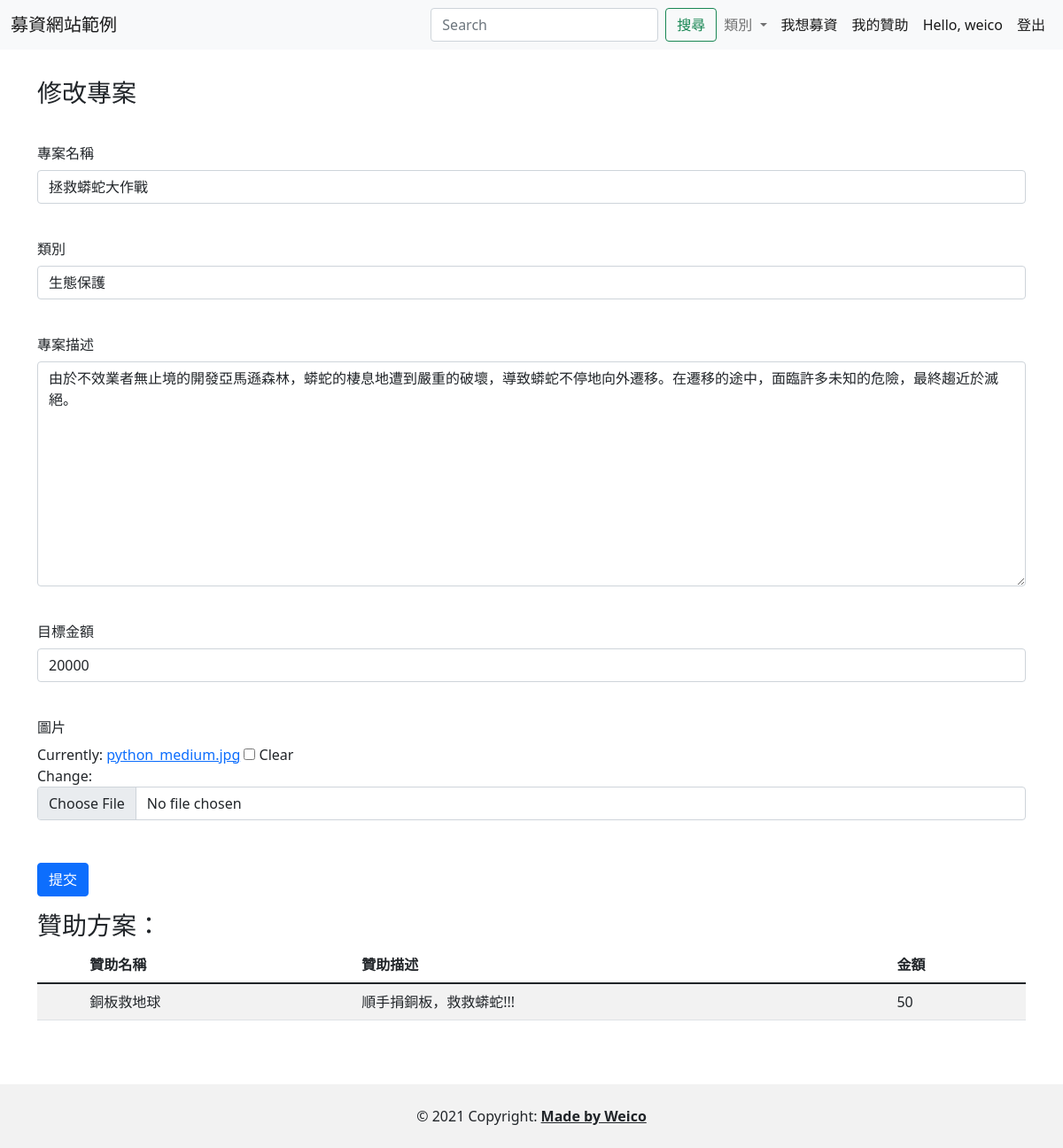
Page /project/update/1/ (signed in) on the committed database.
### project/models.py (models this page shows, shortened)
class Project(models.Model):
    STATUS = (
        ('draft', '尚未設定贊助方案'),
        ('published', '募資上架')
    )
    projectowner = models.ForeignKey(ProjectOwner,
                                     on_delete=models.CASCADE,
                                     related_name='projects')
    category = models.ForeignKey(Category,
                                 on_delete=models.CASCADE,
                                 related_name='projects')
    title = models.CharField(max_length=50)
    description = models.TextField(blank=True)
    status = models.CharField(max_length=10,
                              choices=STATUS,
                              default='draft' )
    goal = models.IntegerField(validators=[MinValueValidator(1, '目標金額必須大於 0 ')],
                               default=0)
    image = models.ImageField(blank= True, default='default_medium.jpg')
    total_donate = models.IntegerField(default=0)
    count_donate = models.IntegerField(default=0)
    class Meta:
        ordering = ('title', )
        verbose_name = 'project'
        verbose_name_plural = 'projects'

class ProjectSupport(models.Model):
    project = models.OneToOneField(Project,
                                   on_delete=models.CASCADE,
                                   related_name='projectsupport')
    name = models.CharField(max_length=50)
    description = models.TextField(blank=True)
    price = models.IntegerField(validators=[MinValueValidator(1, '贊助價格必須大於 0')],
                                default=0)
    class Meta:
      verbose_name = 'projectsupport'
      verbose_name_plural = 'projectsupports'

### project/views.py (the view)
# urls.py: path('update/<int:id>/', views.update_project, name='update_project'),
@login_required(redirect_field_name=None)
def update_project(request, id):
    project = Project.objects.get(id=id)
    form = ProjectCreationForm(instance=project)
    if request.method == 'POST':
        form = ProjectCreationForm(request.POST, request.FILES, instance=project)
        if form.is_valid():
            project.save()
            return redirect('show_project')
    context = {
        'form': form,
        'project': project,
    }
    return render(request, 'project/update_project.html', context)

### project/form.py
class ProjectCreationForm(forms.ModelForm):
    class Meta:
        model = Project
        fields = [
            'title', 'category','description',
            'goal', 'image',
        ]
        labels = {
            'title': '專案名稱',
            'category': '類別',
            'description': '專案描述',
            'goal': '目標金額',
            'image': '圖片',
        }
    def __init__(self, *args, **kwargs):
        super(ProjectCreationForm, self).__init__(*args, **kwargs)
        for name, field in self.fields.items():
          field.widget.attrs.update({'class': 'form-control'})

### project/context_processors.py (called while the page is built)
def category(request):
  categories = Category.objects.all()
  return {'categories': categories}

### project/models.py (called while the page is built)
    def __str__(self):
      return self.name

### project/templates/project/update_project.html (shortened to what this page needs)
{% extends "base.html" %}
{% block content %}
<div class="container">
  <div class='row'>
    <div class='col-12'>
      <div style="padding: 32px 0;">
        <h3>修改專案</h3>
        <br/>
        <form action="{% url 'update_project' project.id %}" method="POST" enctype="multipart/form-data">
          {% for field in form %}
          <div class="form-group mb-2">
            <label class="col-sm-2 col-form-label">{{ field.label}}</label><br/>
            {{ field }}
            <br/>
          </div>
          {% endfor %}
          <div class="actions" style="padding: 16px 0;">
            <input class="btn btn-primary" type="submit" value="提交">
          </div>
        </form>
          <h3>贊助方案：</h3>
          {% if project.projectsupport %}
          <table class="table table-striped">
            <thead>
              <tr>
                <th scope="col"></th>
                <th scope="col">贊助名稱</th>
                <th scope="col">贊助描述</th>
                <th scope="col">金額</th>
              </tr>
            </thead>
            <tbody>
                <tr>
                  <th scope="row"></th>
                  <td>{{ project.projectsupport.name }}</td>
                  <td>{{ project.projectsupport.description }}</td>
                  <td>{{ project.projectsupport.price }}</td>
                </tr>
            </tbody>
          </table>
          {% else %}
          <form class="form" action="{% url 'create_projectsupport' project.id %}">
              <input class="btn btn-primary" type="submit" value="新增" />
          </form>
          {% endif %}
      </div>
    </div>
  </div>
</div>
{% endblock content %}

### templates/layout/nav.html (shortened to what this page needs)
<nav class="navbar navbar-expand-lg navbar-light bg-light">
  <div class="container-fluid">
    <a class="navbar-brand" href="{% url 'index' %}">募資網站範例</a>
    <div class="collapse navbar-collapse justify-content-end" id="navbarText">
      <form class="d-flex" action="{% url 'search' %}" method="get">
        <input class="form-control me-2" type="text" placeholder="Search" name="search" aria-label="Search">
        <input class="btn btn-outline-success text-nowrap" type="submit" value="搜尋">
      </form>
      <ul class="navbar-nav mb-2 mb-lg-0">
        <li class="nav-item dropdown">
          <a class="nav-link dropdown-toggle" href="#" id="navbarDropdown" role="button" data-bs-toggle="dropdown" aria-expanded="false">
            類別
          </a>
        </li>
        <li class="nav-item">
          <a class="nav-link active" aria-current="page" href="{% url 'show_project'%}">我想募資</a>
        </li>
        <li class="nav-item">
          <a class="nav-link active" aria-current="page" href="{% url 'payment_list'%}">我的贊助</a>
        </li>
        {% if user.is_authenticated %}
        <li class="nav-item">
          <span class="nav-link active" aria-current="page" cursor: pointer>
            Hello, {{ user.username }}
          </span>
        </li>
        <li class="nav-item">
          <a class="nav-link active" aria-current="page" href="{% url 'member_logout' %}">登出</a>
        </li>
        {% else %}
        <li class="nav-item">
          <a class="nav-link active" aria-current="page" href="{% url 'member_login' %}">登入</a>
        </li>
        {% endif %}
      </ul>
    </div>
  </div>
</nav>

### rows in the picture
Project: form "拯救蟒蛇大作戰" "生態保護" "由於不效業者無止境的開發亞馬遜森林，蟒蛇的棲息地遭到嚴重的破壞，導致蟒蛇不停地向外遷移。在遷移的途中，面臨許多未知的危險，最終趨近於滅絕。" "20000", projectsupport.name "銅板救地球", projectsupport.description "順手捐銅板，救救蟒蛇!!!", projectsupport.price "50"

### other values in the picture
{{ user.username }} "weico"
{{ field.label }} "專案名稱" "類別" "專案描述" "目標金額" "圖片"
